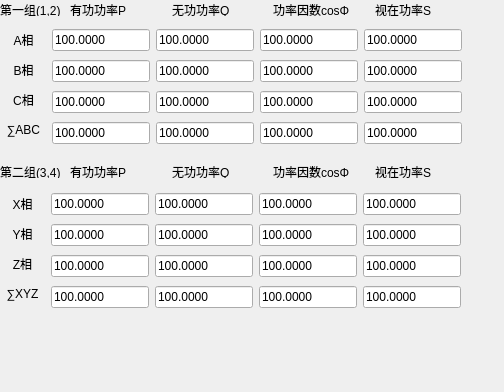
<?xml version="1.0" encoding="UTF-8"?>
<ui version="4.0">
 <class>gonglv</class>
 <widget class="QWidget" name="gonglv">
  <property name="geometry">
   <rect>
    <x>0</x>
    <y>0</y>
    <width>504</width>
    <height>392</height>
   </rect>
  </property>
  <property name="windowTitle">
   <string>Form</string>
  </property>
  <widget class="QWidget" name="widget" native="true">
   <property name="geometry">
    <rect>
     <x>0</x>
     <y>0</y>
     <width>491</width>
     <height>321</height>
    </rect>
   </property>
   <layout class="QVBoxLayout" name="verticalLayout_9" stretch="2,5,2,5">
    <item>
     <widget class="QWidget" name="widget_3" native="true">
      <property name="maximumSize">
       <size>
        <width>16777215</width>
        <height>20</height>
       </size>
      </property>
      <widget class="QWidget" name="layoutWidget">
       <property name="geometry">
        <rect>
         <x>0</x>
         <y>0</y>
         <width>471</width>
         <height>20</height>
        </rect>
       </property>
       <layout class="QHBoxLayout" name="horizontalLayout_3" stretch="2,3,3,3,3">
        <item>
         <widget class="QLabel" name="label_34">
          <property name="minimumSize">
           <size>
            <width>0</width>
            <height>10</height>
           </size>
          </property>
          <property name="maximumSize">
           <size>
            <width>16777215</width>
            <height>12</height>
           </size>
          </property>
          <property name="styleSheet">
           <string notr="true">QLabel {
    transform: rotate(90deg);
}
</string>
          </property>
          <property name="text">
           <string>第一组(1,2)</string>
          </property>
         </widget>
        </item>
        <item>
         <widget class="QLabel" name="label_32">
          <property name="minimumSize">
           <size>
            <width>0</width>
            <height>10</height>
           </size>
          </property>
          <property name="maximumSize">
           <size>
            <width>16777215</width>
            <height>12</height>
           </size>
          </property>
          <property name="styleSheet">
           <string notr="true">QLabel {
    transform: rotate(90deg);
}
</string>
          </property>
          <property name="text">
           <string>有功功率P</string>
          </property>
         </widget>
        </item>
        <item>
         <widget class="QLabel" name="label_35">
          <property name="minimumSize">
           <size>
            <width>0</width>
            <height>10</height>
           </size>
          </property>
          <property name="maximumSize">
           <size>
            <width>16777215</width>
            <height>12</height>
           </size>
          </property>
          <property name="styleSheet">
           <string notr="true">QLabel {
    transform: rotate(90deg);
}
</string>
          </property>
          <property name="text">
           <string>无功功率Q</string>
          </property>
         </widget>
        </item>
        <item>
         <widget class="QLabel" name="label_36">
          <property name="minimumSize">
           <size>
            <width>0</width>
            <height>10</height>
           </size>
          </property>
          <property name="maximumSize">
           <size>
            <width>16777215</width>
            <height>12</height>
           </size>
          </property>
          <property name="styleSheet">
           <string notr="true">QLabel {
    transform: rotate(90deg);
}
</string>
          </property>
          <property name="text">
           <string>功率因数cosΦ</string>
          </property>
         </widget>
        </item>
        <item>
         <widget class="QLabel" name="label_37">
          <property name="minimumSize">
           <size>
            <width>0</width>
            <height>10</height>
           </size>
          </property>
          <property name="maximumSize">
           <size>
            <width>16777215</width>
            <height>12</height>
           </size>
          </property>
          <property name="styleSheet">
           <string notr="true">QLabel {
    transform: rotate(90deg);
}
</string>
          </property>
          <property name="text">
           <string>视在功率S</string>
          </property>
         </widget>
        </item>
       </layout>
      </widget>
     </widget>
    </item>
    <item>
     <widget class="QWidget" name="widget_1" native="true">
      <property name="maximumSize">
       <size>
        <width>16777215</width>
        <height>150</height>
       </size>
      </property>
      <property name="styleSheet">
       <string notr="true"/>
      </property>
      <widget class="QWidget" name="layoutWidget">
       <property name="geometry">
        <rect>
         <x>1</x>
         <y>0</y>
         <width>461</width>
         <height>121</height>
        </rect>
       </property>
       <layout class="QHBoxLayout" name="horizontalLayout" stretch="2,3,3,3,3">
        <item>
         <layout class="QVBoxLayout" name="verticalLayout">
          <item>
           <widget class="QLabel" name="label">
            <property name="maximumSize">
             <size>
              <width>45</width>
              <height>20</height>
             </size>
            </property>
            <property name="text">
             <string>A相</string>
            </property>
            <property name="alignment">
             <set>Qt::AlignCenter</set>
            </property>
           </widget>
          </item>
          <item>
           <widget class="QLabel" name="label_3">
            <property name="maximumSize">
             <size>
              <width>45</width>
              <height>20</height>
             </size>
            </property>
            <property name="text">
             <string>B相</string>
            </property>
            <property name="alignment">
             <set>Qt::AlignCenter</set>
            </property>
           </widget>
          </item>
          <item>
           <widget class="QLabel" name="label_4">
            <property name="maximumSize">
             <size>
              <width>45</width>
              <height>20</height>
             </size>
            </property>
            <property name="text">
             <string>C相</string>
            </property>
            <property name="alignment">
             <set>Qt::AlignCenter</set>
            </property>
           </widget>
          </item>
          <item>
           <widget class="QLabel" name="label_8">
            <property name="maximumSize">
             <size>
              <width>45</width>
              <height>20</height>
             </size>
            </property>
            <property name="text">
             <string>∑ABC</string>
            </property>
            <property name="alignment">
             <set>Qt::AlignCenter</set>
            </property>
           </widget>
          </item>
         </layout>
        </item>
        <item>
         <layout class="QVBoxLayout" name="verticalLayout_1">
          <item>
           <widget class="QLineEdit" name="lineEdit1_1_1">
            <property name="text">
             <string>100.0000</string>
            </property>
            <property name="maxLength">
             <number>9</number>
            </property>
           </widget>
          </item>
          <item>
           <widget class="QLineEdit" name="lineEdit1_1_2">
            <property name="text">
             <string>100.0000</string>
            </property>
            <property name="maxLength">
             <number>9</number>
            </property>
           </widget>
          </item>
          <item>
           <widget class="QLineEdit" name="lineEdit1_1_3">
            <property name="text">
             <string>100.0000</string>
            </property>
            <property name="maxLength">
             <number>9</number>
            </property>
           </widget>
          </item>
          <item>
           <widget class="QLineEdit" name="lineEdit1_1_4">
            <property name="text">
             <string>100.0000</string>
            </property>
            <property name="maxLength">
             <number>9</number>
            </property>
           </widget>
          </item>
         </layout>
        </item>
        <item>
         <layout class="QVBoxLayout" name="verticalLayout_2">
          <item>
           <widget class="QLineEdit" name="lineEdit1_2_1">
            <property name="text">
             <string>100.0000</string>
            </property>
            <property name="maxLength">
             <number>9</number>
            </property>
           </widget>
          </item>
          <item>
           <widget class="QLineEdit" name="lineEdit1_2_2">
            <property name="text">
             <string>100.0000</string>
            </property>
            <property name="maxLength">
             <number>9</number>
            </property>
           </widget>
          </item>
          <item>
           <widget class="QLineEdit" name="lineEdit1_2_3">
            <property name="text">
             <string>100.0000</string>
            </property>
            <property name="maxLength">
             <number>9</number>
            </property>
           </widget>
          </item>
          <item>
           <widget class="QLineEdit" name="lineEdit1_2_4">
            <property name="text">
             <string>100.0000</string>
            </property>
            <property name="maxLength">
             <number>9</number>
            </property>
           </widget>
          </item>
         </layout>
        </item>
        <item>
         <layout class="QVBoxLayout" name="verticalLayout_3">
          <item>
           <widget class="QLineEdit" name="lineEdit1_3_1">
            <property name="text">
             <string>100.0000</string>
            </property>
            <property name="maxLength">
             <number>9</number>
            </property>
           </widget>
          </item>
          <item>
           <widget class="QLineEdit" name="lineEdit1_3_2">
            <property name="text">
             <string>100.0000</string>
            </property>
            <property name="maxLength">
             <number>9</number>
            </property>
           </widget>
          </item>
          <item>
           <widget class="QLineEdit" name="lineEdit1_3_3">
            <property name="text">
             <string>100.0000</string>
            </property>
            <property name="maxLength">
             <number>9</number>
            </property>
           </widget>
          </item>
          <item>
           <widget class="QLineEdit" name="lineEdit1_3_4">
            <property name="text">
             <string>100.0000</string>
            </property>
            <property name="maxLength">
             <number>9</number>
            </property>
           </widget>
          </item>
         </layout>
        </item>
        <item>
         <layout class="QVBoxLayout" name="verticalLayout_4">
          <item>
           <widget class="QLineEdit" name="lineEdit1_4_1">
            <property name="text">
             <string>100.0000</string>
            </property>
            <property name="maxLength">
             <number>9</number>
            </property>
           </widget>
          </item>
          <item>
           <widget class="QLineEdit" name="lineEdit1_4_2">
            <property name="text">
             <string>100.0000</string>
            </property>
            <property name="maxLength">
             <number>9</number>
            </property>
           </widget>
          </item>
          <item>
           <widget class="QLineEdit" name="lineEdit1_4_3">
            <property name="text">
             <string>100.0000</string>
            </property>
            <property name="maxLength">
             <number>9</number>
            </property>
           </widget>
          </item>
          <item>
           <widget class="QLineEdit" name="lineEdit1_4_4">
            <property name="text">
             <string>100.0000</string>
            </property>
            <property name="maxLength">
             <number>9</number>
            </property>
           </widget>
          </item>
         </layout>
        </item>
       </layout>
      </widget>
     </widget>
    </item>
    <item>
     <widget class="QWidget" name="widget_4" native="true">
      <property name="maximumSize">
       <size>
        <width>16777215</width>
        <height>20</height>
       </size>
      </property>
      <widget class="QWidget" name="layoutWidget_4">
       <property name="geometry">
        <rect>
         <x>0</x>
         <y>0</y>
         <width>471</width>
         <height>16</height>
        </rect>
       </property>
       <layout class="QHBoxLayout" name="horizontalLayout_4" stretch="2,3,3,3,3">
        <item>
         <widget class="QLabel" name="label_38">
          <property name="minimumSize">
           <size>
            <width>0</width>
            <height>10</height>
           </size>
          </property>
          <property name="maximumSize">
           <size>
            <width>16777215</width>
            <height>12</height>
           </size>
          </property>
          <property name="styleSheet">
           <string notr="true">QLabel {
    transform: rotate(90deg);
}
</string>
          </property>
          <property name="text">
           <string>第二组(3,4)</string>
          </property>
         </widget>
        </item>
        <item>
         <widget class="QLabel" name="label_39">
          <property name="minimumSize">
           <size>
            <width>0</width>
            <height>10</height>
           </size>
          </property>
          <property name="maximumSize">
           <size>
            <width>16777215</width>
            <height>12</height>
           </size>
          </property>
          <property name="styleSheet">
           <string notr="true">QLabel {
    transform: rotate(90deg);
}
</string>
          </property>
          <property name="text">
           <string>有功功率P</string>
          </property>
         </widget>
        </item>
        <item>
         <widget class="QLabel" name="label_40">
          <property name="minimumSize">
           <size>
            <width>0</width>
            <height>10</height>
           </size>
          </property>
          <property name="maximumSize">
           <size>
            <width>16777215</width>
            <height>12</height>
           </size>
          </property>
          <property name="styleSheet">
           <string notr="true">QLabel {
    transform: rotate(90deg);
}
</string>
          </property>
          <property name="text">
           <string>无功功率Q</string>
          </property>
         </widget>
        </item>
        <item>
         <widget class="QLabel" name="label_41">
          <property name="minimumSize">
           <size>
            <width>0</width>
            <height>10</height>
           </size>
          </property>
          <property name="maximumSize">
           <size>
            <width>16777215</width>
            <height>12</height>
           </size>
          </property>
          <property name="styleSheet">
           <string notr="true">QLabel {
    transform: rotate(90deg);
}
</string>
          </property>
          <property name="text">
           <string>功率因数cosΦ</string>
          </property>
         </widget>
        </item>
        <item>
         <widget class="QLabel" name="label_42">
          <property name="minimumSize">
           <size>
            <width>0</width>
            <height>10</height>
           </size>
          </property>
          <property name="maximumSize">
           <size>
            <width>16777215</width>
            <height>12</height>
           </size>
          </property>
          <property name="styleSheet">
           <string notr="true">QLabel {
    transform: rotate(90deg);
}
</string>
          </property>
          <property name="text">
           <string>视在功率S</string>
          </property>
         </widget>
        </item>
       </layout>
      </widget>
     </widget>
    </item>
    <item>
     <widget class="QWidget" name="widget_2" native="true">
      <widget class="QWidget" name="layoutWidget_6">
       <property name="geometry">
        <rect>
         <x>0</x>
         <y>0</y>
         <width>461</width>
         <height>121</height>
        </rect>
       </property>
       <layout class="QHBoxLayout" name="horizontalLayout_5" stretch="2,3,3,3,3">
        <item>
         <layout class="QVBoxLayout" name="verticalLayout_11">
          <item>
           <widget class="QLabel" name="label_9">
            <property name="maximumSize">
             <size>
              <width>45</width>
              <height>20</height>
             </size>
            </property>
            <property name="text">
             <string>X相</string>
            </property>
            <property name="alignment">
             <set>Qt::AlignCenter</set>
            </property>
           </widget>
          </item>
          <item>
           <widget class="QLabel" name="label_10">
            <property name="maximumSize">
             <size>
              <width>45</width>
              <height>20</height>
             </size>
            </property>
            <property name="text">
             <string>Y相</string>
            </property>
            <property name="alignment">
             <set>Qt::AlignCenter</set>
            </property>
           </widget>
          </item>
          <item>
           <widget class="QLabel" name="label_11">
            <property name="maximumSize">
             <size>
              <width>45</width>
              <height>20</height>
             </size>
            </property>
            <property name="text">
             <string>Z相</string>
            </property>
            <property name="alignment">
             <set>Qt::AlignCenter</set>
            </property>
           </widget>
          </item>
          <item>
           <widget class="QLabel" name="label_12">
            <property name="maximumSize">
             <size>
              <width>45</width>
              <height>20</height>
             </size>
            </property>
            <property name="text">
             <string>∑XYZ</string>
            </property>
            <property name="alignment">
             <set>Qt::AlignCenter</set>
            </property>
           </widget>
          </item>
         </layout>
        </item>
        <item>
         <layout class="QVBoxLayout" name="verticalLayout_5">
          <item>
           <widget class="QLineEdit" name="lineEdit2_1_1">
            <property name="text">
             <string>100.0000</string>
            </property>
            <property name="maxLength">
             <number>9</number>
            </property>
           </widget>
          </item>
          <item>
           <widget class="QLineEdit" name="lineEdit2_1_2">
            <property name="text">
             <string>100.0000</string>
            </property>
            <property name="maxLength">
             <number>9</number>
            </property>
           </widget>
          </item>
          <item>
           <widget class="QLineEdit" name="lineEdit2_1_3">
            <property name="text">
             <string>100.0000</string>
            </property>
            <property name="maxLength">
             <number>9</number>
            </property>
           </widget>
          </item>
          <item>
           <widget class="QLineEdit" name="lineEdit2_1_4">
            <property name="text">
             <string>100.0000</string>
            </property>
            <property name="maxLength">
             <number>9</number>
            </property>
           </widget>
          </item>
         </layout>
        </item>
        <item>
         <layout class="QVBoxLayout" name="verticalLayout_6">
          <item>
           <widget class="QLineEdit" name="lineEdit2_2_1">
            <property name="text">
             <string>100.0000</string>
            </property>
            <property name="maxLength">
             <number>9</number>
            </property>
           </widget>
          </item>
          <item>
           <widget class="QLineEdit" name="lineEdit2_2_2">
            <property name="text">
             <string>100.0000</string>
            </property>
            <property name="maxLength">
             <number>9</number>
            </property>
           </widget>
          </item>
          <item>
           <widget class="QLineEdit" name="lineEdit2_2_3">
            <property name="text">
             <string>100.0000</string>
            </property>
            <property name="maxLength">
             <number>9</number>
            </property>
           </widget>
          </item>
          <item>
           <widget class="QLineEdit" name="lineEdit2_2_4">
            <property name="text">
             <string>100.0000</string>
            </property>
            <property name="maxLength">
             <number>9</number>
            </property>
           </widget>
          </item>
         </layout>
        </item>
        <item>
         <layout class="QVBoxLayout" name="verticalLayout_7">
          <item>
           <widget class="QLineEdit" name="lineEdit2_3_1">
            <property name="text">
             <string>100.0000</string>
            </property>
            <property name="maxLength">
             <number>9</number>
            </property>
           </widget>
          </item>
          <item>
           <widget class="QLineEdit" name="lineEdit2_3_2">
            <property name="text">
             <string>100.0000</string>
            </property>
            <property name="maxLength">
             <number>9</number>
            </property>
           </widget>
          </item>
          <item>
           <widget class="QLineEdit" name="lineEdit2_3_3">
            <property name="text">
             <string>100.0000</string>
            </property>
            <property name="maxLength">
             <number>9</number>
            </property>
           </widget>
          </item>
          <item>
           <widget class="QLineEdit" name="lineEdit2_3_4">
            <property name="text">
             <string>100.0000</string>
            </property>
            <property name="maxLength">
             <number>9</number>
            </property>
           </widget>
          </item>
         </layout>
        </item>
        <item>
         <layout class="QVBoxLayout" name="verticalLayout_8">
          <item>
           <widget class="QLineEdit" name="lineEdit2_4_1">
            <property name="text">
             <string>100.0000</string>
            </property>
            <property name="maxLength">
             <number>9</number>
            </property>
           </widget>
          </item>
          <item>
           <widget class="QLineEdit" name="lineEdit2_4_2">
            <property name="text">
             <string>100.0000</string>
            </property>
            <property name="maxLength">
             <number>9</number>
            </property>
           </widget>
          </item>
          <item>
           <widget class="QLineEdit" name="lineEdit2_4_3">
            <property name="text">
             <string>100.0000</string>
            </property>
            <property name="maxLength">
             <number>9</number>
            </property>
           </widget>
          </item>
          <item>
           <widget class="QLineEdit" name="lineEdit2_4_4">
            <property name="text">
             <string>100.0000</string>
            </property>
            <property name="maxLength">
             <number>9</number>
            </property>
           </widget>
          </item>
         </layout>
        </item>
       </layout>
      </widget>
     </widget>
    </item>
   </layout>
  </widget>
 </widget>
 <resources/>
 <connections/>
</ui>
